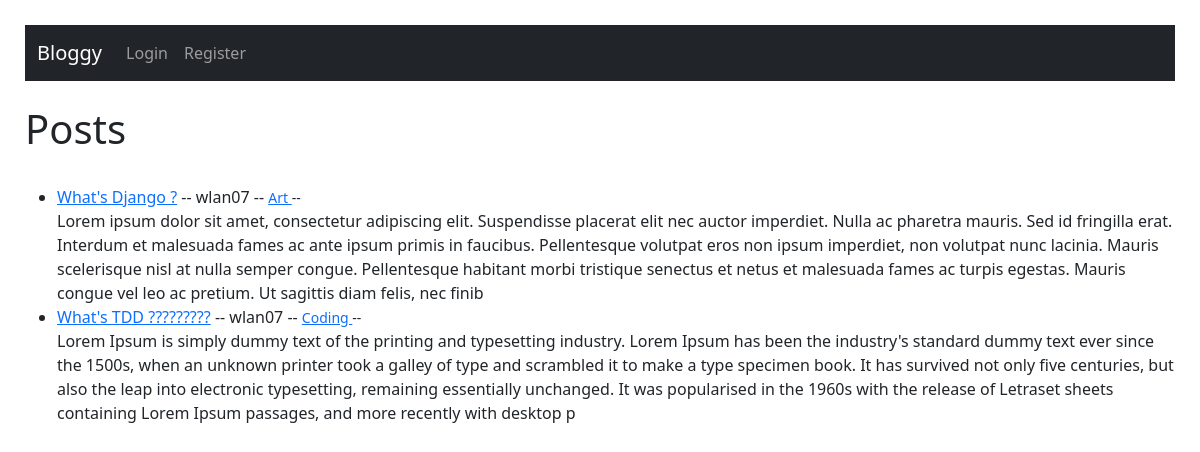
Before: / with the older database file.
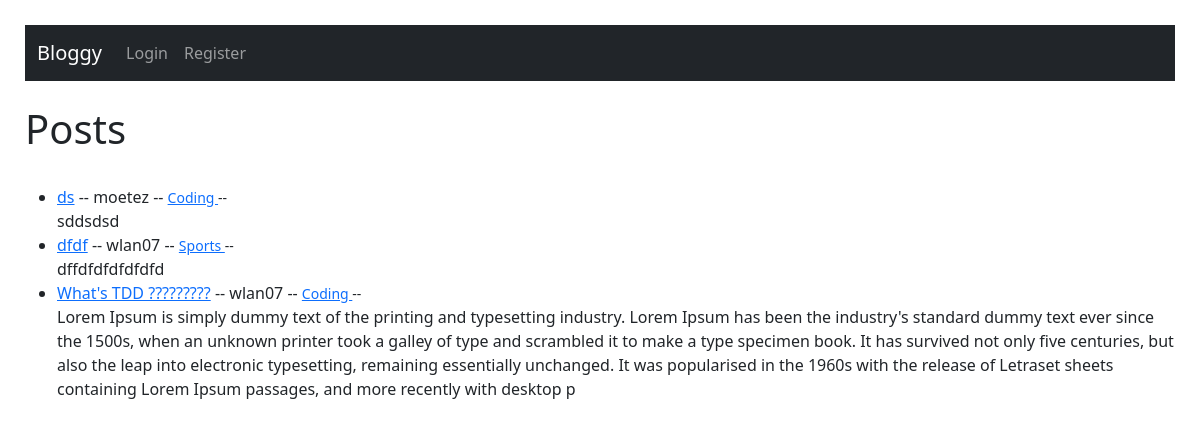
After: the same page with the newer database file.
### myblogapp/models.py (models this page shows, shortened)
class Post(models.Model):
    title = models.CharField(max_length=200)
    author = models.ForeignKey(User, on_delete=models.CASCADE)
    body = models.TextField()
    category = models.ForeignKey(
        Category, default=get_default_category, on_delete=models.CASCADE)

class Category(models.Model):
    name = models.CharField(max_length=200)
    def __str__(self) -> str:
        return self.name

### myblogapp/views.py (the view)
# urls.py: path('', homeView.as_view(), name="home"),
class homeView(ListView):
    model = Post
    template_name = 'myblogapp/home.html'
    context_object_name = 'lastest_posts_list'
    ordering = ['-id']
    def get_context_data(self, **kwargs):
        context = super().get_context_data(**kwargs)
        context['cat_menu'] = Category.objects.all()
        return context

### myblogapp/templates/myblogapp/home.html (shortened to what this page needs)
{% include 'myblogapp/base.html'%}
{%block content%}
<h1>Posts</h1>
{% if lastest_posts_list %}
<ul>
    {% for post in lastest_posts_list %}
    <li> <a href="{% url 'detail-post' post.pk %}">{{post.title}}</a> -- {{post.author}} --
        <small><a href="{% url 'filter' post.category|slugify %}"> {{post.category}} </a> --</small>
        <br>
        {{post.body|slice:":500"}}
    </li>
    {% endfor %}
</ul>
{%else%}
<p>NO POSTS HERE !</p>
{% endif %}
{% endblock %}

### myblogapp/templates/myblogapp/base.html (shortened to what this page needs)
<!doctype html>
<html lang="en">
<head>
    <link href="https://cdn.jsdelivr.net/npm/bootstrap@5.1.3/dist/css/bootstrap.min.css" rel="stylesheet"
>
</head>
<body style="padding: 25px;">
    <nav class="navbar navbar-expand-lg navbar-dark bg-dark">
        <div class="container-fluid">
            <a class="navbar-brand" href="{% url 'home' %}">Bloggy</a>
            <div class="collapse navbar-collapse" id="navbarSupportedContent">
                <ul class="navbar-nav me-auto mb-2 mb-lg-0">
                    {% if user.is_authenticated %}
                    {% if cat_menu %}
                    <li class="nav-item dropdown">
                        <a class="nav-link dropdown-toggle" href="#" id="navbarDropdown" role="button"
                            data-bs-toggle="dropdown" aria-expanded="false">
                        Categories
                        </a>
                        <ul class="dropdown-menu" aria-labelledby="navbarDropdown">
                            {% for cat in cat_menu %}
                            <li><a class="dropdown-item" href="{% url 'filter' cat|slugify %}">{{cat}}</a></li>
                            {% endfor %}
                        </ul>
                    </li>
                    {%endif%}
                    <li class="nav-item">
                        <a class="nav-link" href="{% url 'add-post' %}">Add Post</a>
                    </li>
                    <li class="nav-item">
                        <a class="nav-link" href="{% url 'add-category' %}">Add Category</a>
                    </li>
                    <li class="nav-item">
                        <a class="nav-link" href="{% url 'logout' %}">Logout</a>
                    </li>
                    {%else%}
                    <li class="nav-item">
                        <a class="nav-link" href="{% url 'login' %}">Login</a>
                    </li>
                    <li class="nav-item">
                        <a class="nav-link" href="{% url 'register' %}">Register</a>
                    </li>
                    {%endif%}
                </ul>
            </div>
        </div>
    </nav>
    <br>
</body>
</html>

Changed rows visible on the page:
removed Post: title "What's Django ?", author "wlan07", category "Art", body "Lorem ipsum dolor sit amet, consectetur adipiscing elit. Suspendisse placerat elit nec auctor imperdiet. Nulla ac pharetra mauris. Sed id fringilla erat. Interdum et malesuada fames ac ante ipsum primis in faucibus. Pellentesque volutpat eros non ipsum imperdiet, non volutpat nunc lacinia. Mauris scelerisque nisl at nulla semper congue. Pellentesque habitant morbi tristique senectus et netus et malesuada fames ac turpis egestas. Mauris congue vel leo ac pretium. Ut sagittis diam felis, nec finib"
added Post: title "ds", author "moetez", category "Coding", body "sddsdsd"
added Post: title "dfdf", author "wlan07", category "Sports", body "dffdfdfdfdfdfd"
